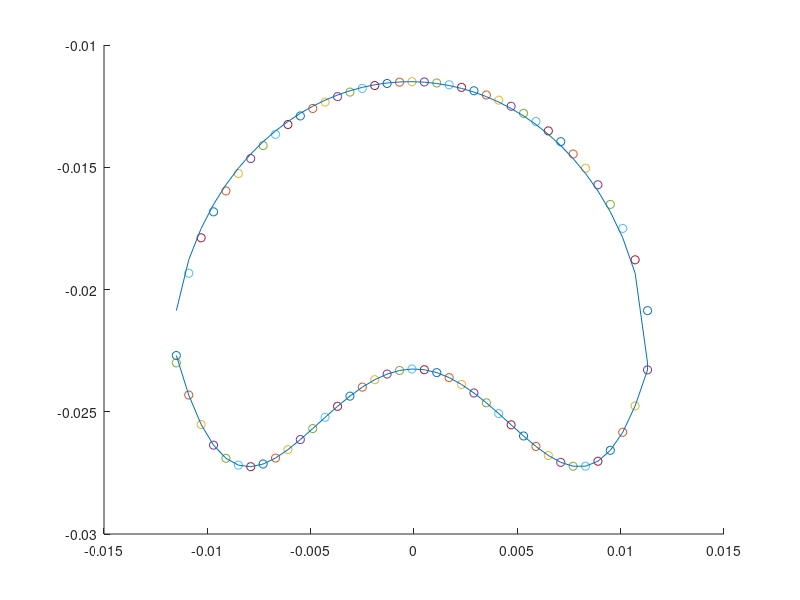

The MATLAB source for this figure:
w = 250;
sc = 3;
hold on;
idx = 1;
for x = -0.0115:0.0002*sc:0.0115
    b(idx) = x;
    y(idx) = ((w*x+1)^4-4*(w*x+1)^3-2*(w*x+1)^2+12*(w*x+1)-100)/4000;
    scatter(b(idx),y(idx));
    idx = idx+1;
end
cut = idx
for x = -0.0115:0.0002*sc:0.0115
    c = sqrt(0.0124^2-x^2)-0.018;
    if c > -0.02023
        b(idx) = x;
        y(idx) = real(sqrt(0.0115^2-x^2)-0.023);
        scatter(b(idx),y(idx));
        idx = idx+1;
    end
end
q = b(cut:78);
p = fliplr(q);
b(cut:78) = p;

plot(b,y)

xstr = num2str(x(1));
for i=2:1:78
    xstr = strcat(xstr,', ',num2str(b(i)));
end
ystr = num2str(y(1));
for i=2:1:78
    ystr = strcat(ystr,', ',num2str(y(i)));
end
disp(xstr);